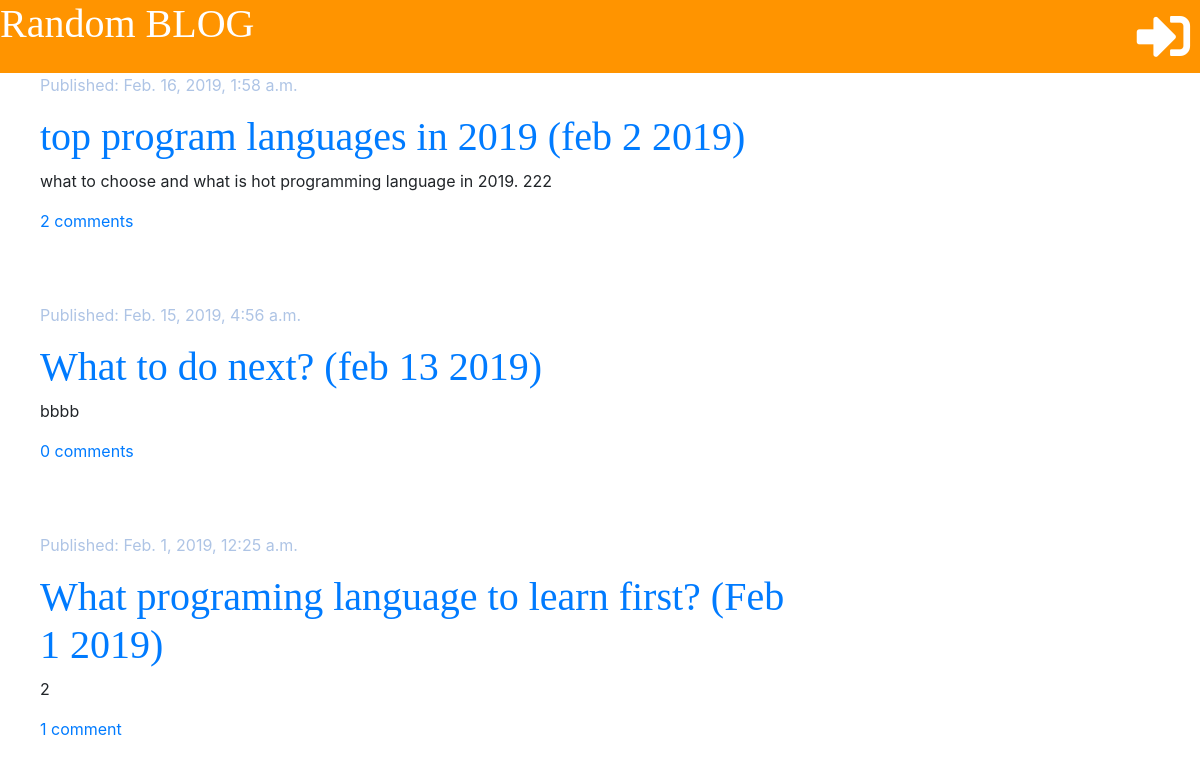
The page / on the database its author committed.
### blog/models.py (models this page shows, shortened)
class Post(models.Model):
    author = models.ForeignKey('auth.User', on_delete=models.CASCADE)
    title = models.CharField(max_length=200)
    text = models.TextField()
    created_date = models.DateTimeField(default=timezone.now)
    published_date = models.DateTimeField(blank=True, null=True)
    test_date = models.DateTimeField(blank=True, null=True)
    def approved_comments(self):
        return self.comments.filter(approved=True)

### blog/views.py (the view)
# urls.py: path('', views.post_list, name='post_list'),
def post_list(request):
    posts = Post.objects.filter(published_date__lte=timezone.now()).order_by('-published_date')
    stuff_for_frontend = {'posts': posts}
    return render(request, "blog/post_list.html", stuff_for_frontend)

### blog/templates/blog/post_list.html
{% extends 'blog/base.html' %}
{% block content %}
{% for post in posts %}
<div class="post">
    <div class="date">
        <p>Published: {{ post.published_date }}</p>
    </div>
    <h1><a href="{% url 'post_detail' pk=post.pk %}">{{ post.title }}</a></h1>
    <p>{{ post.text|linebreaksbr|truncatechars:300 }}</p>
    <a href="{% url 'post_detail' pk=post.pk %}">{{ post.approved_comments.count }} comment{{ post.approved_comments.count|pluralize }}</a>
</div>
{% endfor %}
{% endblock %}

### blog/static/css/blog.css (style rules this page uses)
h1, h2, h3, h4 { font-family: 'Tangerine', 'Inconsolata', 'Drpod Sans', serif; font-size: 48px; }
.date { color: #aec4e5 }
.post { margin-bottom: 70px; }
.post h1 { color: green; }

### rows shown on the page
Post: published_date "Feb. 16, 2019, 1:58 a.m.", title "top program languages in 2019 (feb 2 2019)", text "what to choose and what is hot programming language in 2019. 222", approved_comments.count "2"
Post: published_date "Feb. 15, 2019, 4:56 a.m.", title "What to do next? (feb 13 2019)", text "bbbb", approved_comments.count "0"
Post: published_date "Feb. 1, 2019, 12:25 a.m.", title "What programing language to learn first? (Feb 1 2019)", text "2", approved_comments.count "1"
